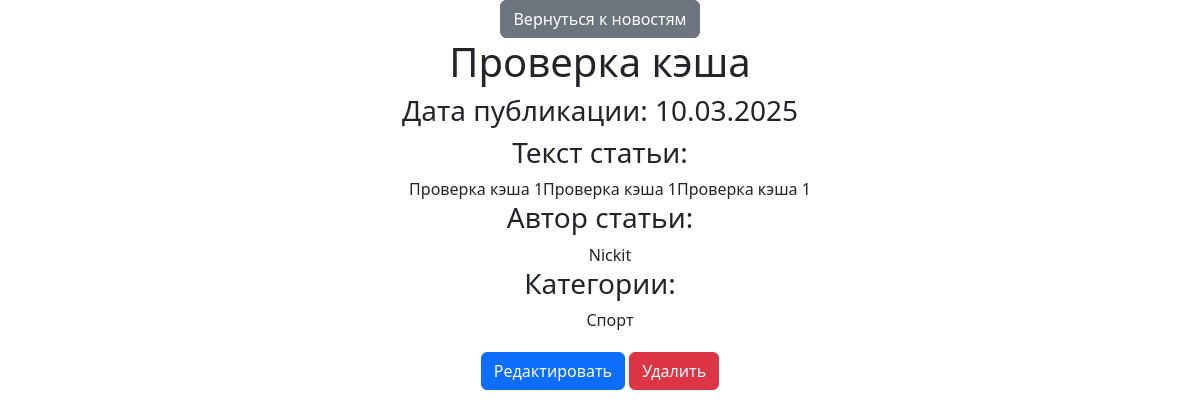
The app's page /news/69 with its own data.
### news/models.py (models this page shows, shortened)
class Post(models.Model):
    some_datetime = models.DateTimeField(auto_now_add=True)
    author = models.ForeignKey(Author, on_delete=models.CASCADE)
    category = models.ManyToManyField(Category, through='PostCategory')
    PostNews = 'PN'
    PostArticle = 'PA'
    POSITIONS = [(PostArticle, 'Статья'), (PostNews, 'Новость'), ]
    title = models.CharField(max_length=50, verbose_name='Название')
    text = models.TextField()
    rating = models.IntegerField(default=0)
    positions = models.CharField(max_length=2, choices=POSITIONS, default=PostArticle, verbose_name='Тип поста')

class Author(models.Model):
    user = models.OneToOneField(User, on_delete=models.CASCADE)
    rating = models.IntegerField(default=0)

class Category(models.Model):
    name_category = models.CharField(max_length=255, default="Default", unique=True)
    subscribers = models.ManyToManyField(User, related_name='subscribed_categories', blank=True)

### news/views.py (the view)
# urls.py: path('news/<int:pk>', cache_page(300)(NewsDetail.as_view()), name='news_detail'),
class NewsDetail(DetailView):
    model = Post
    template_name = 'post.html'
    context_object_name = 'post'
    def get_context_data(self, **kwargs):
        context = super().get_context_data(**kwargs)
        context['categories'] = self.object.category.all()  # Передаем категории поста в контекст
        return context

### news/templatetags/custom_filters.py (called while the page is built)
@register.filter
def censor(text):
    bad_words_list = ["Редиска", "редиска"]
    for bad_word in bad_words_list:
        text = text.replace(bad_word, '*' * len(bad_word))
    return text

### templates/post.html (shortened to what this page needs)
{% extends 'flatpages/default.html' %}
{% load custom_filters %}
{% load custom_tags %}
{% block content %}
    <div>
        <a href="{% url 'news_list' %}" class="btn btn-secondary">Вернуться к новостям</a>
    </div>
    <h1>{{ post.title|censor }}</h1>
    <h3>Дата публикации: {{ post.some_datetime|date:"d.m.Y" }}</h3>
    <h3>Текст статьи:</h3>
    <div style="margin-left: 20px;">
        {{ post.text|censor }}
    </div>
    <h3>Автор статьи:</h3>
    <div style="margin-left: 20px;">
        {{ post.author.user.username }}
    </div>
    <h3>Категории:</h3>
    <div style="margin-left: 20px;">
        {% for category in post.category.all %}
            <span>{{ category.name_category }}</span>
        {% endfor %}
    </div>
    <div style="margin-top: 20px;">
        <a href="{% url 'post_update' post.pk %}" class="btn btn-primary">Редактировать</a>
        <a href="{% url 'post_delete' post.pk %}" class="btn btn-danger">Удалить</a>
    </div>
{% endblock content %}

### records on screen
Post: title|censor "Проверка кэша", some_datetime "10.03.2025", text|censor "Проверка кэша 1Проверка кэша 1Проверка кэша 1", author.user.username "Nickit"
Category: name_category "Спорт"
